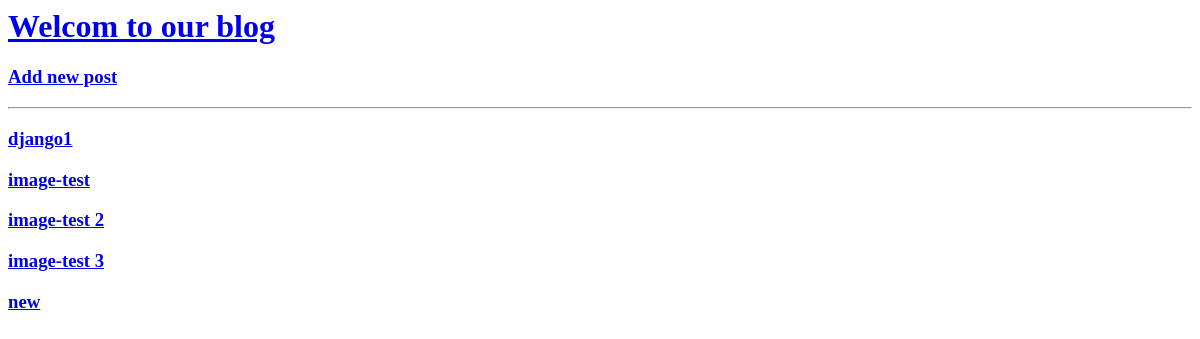
Before: /blog/ with the older database file.
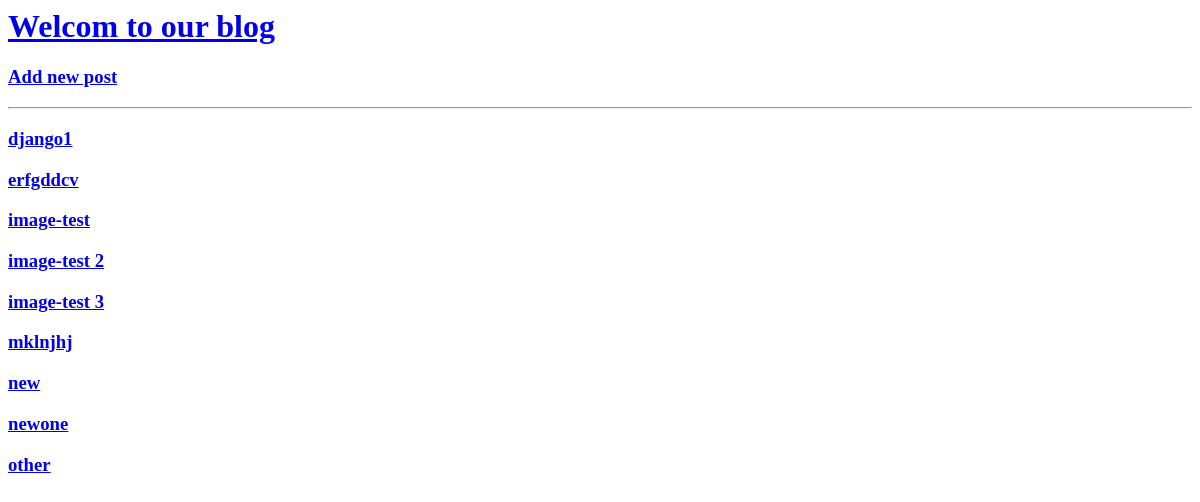
After: the same page with the newer database file.
### blog/models.py (models this page shows, shortened)
class Post(models.Model): #db table
    title = models.CharField(max_length=50 , unique=True) #db colomn
    content = models.TextField(max_length=2000 , null=True , blank=True)
    created_at = models.DateTimeField(default=timezone.now)
    active = models.BooleanField(default = False)
    author_mail = models.EmailField(default='')
    typee = models.CharField(choices=post_type ,default='draft', max_length=20 )
    image = models.ImageField(upload_to = 'post/' )
    class Meta: #to customize
        verbose_name = 'Posttt'
        verbose_name_plural='postoo'
        ordering=('title',) #tuple
    def __str__(self):
        return self.title

### blog/views.py (the view)
# urls.py: path('' , all_posts , name='blog_list'),
def all_posts(request):
    all_posts =Post.objects.all()
    return render(request , 'post/all_posts.html' ,{'posts':all_posts} )

### blog/templates/post/all_posts.html
<h1><a href="{% url 'blog:blog_list' %}">Welcom to our blog</a></h1>
<h3><a href="{% url 'blog:new_post'%}">Add new post</a></h3>
<hr>
{% for x in posts %}
   <h3><a href="{% url 'blog:blog_detail' x.id %}">{{x}}</a></h3>
{% endfor %}

Changed rows visible on the page:
added Post: title "erfgddcv"
added Post: title "mklnjhj"
added Post: title "newone"
added Post: title "other"
